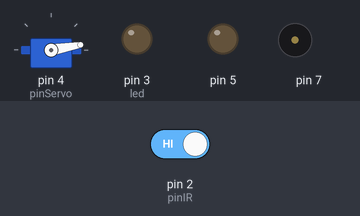
The sketch below on a simulated Arduino Uno, built with avr-gcc and run on an emulated ATmega328P. On the bench: servo, output pins drawn as LEDs (lit = HIGH), buzzer (waves = sounding). The test bench sets the inputs (shaded band); at power-on: pin 2 (pinIR) HIGH.

Above: at 1.2 s.
1.3 s: pin 2 (pinIR) driven LOW
At 2.3 s:
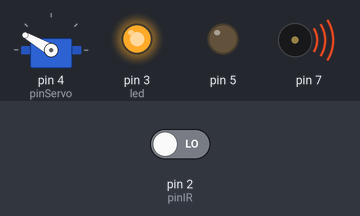
2.9 s: pin 2 (pinIR) driven HIGH
At 3.5 s:
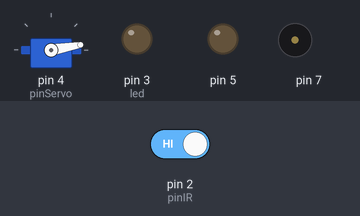
Timing chart, 0 to 5.9 s (numbered marks = the images above; inputs shaded):
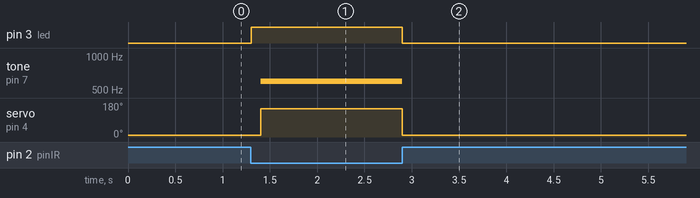

The sketch:

IR_buzzer_servo_led.ino.ino
```cpp
/*
    1.  If an object is detected, turn the
      servo motor 10 degrees
    2.  If there is no object detected,
      turn the servo motor 150 degrees
  */

  #include <Servo.h>
  Servo Serv;

  int pinIR=2;
  int pinServo=4;
  int val=0;
  int led=3;
  int Buzzer=7;


  void setup(){
    Serv.attach(pinServo);
    pinMode(3, OUTPUT);
    pinMode(5, OUTPUT);
    pinMode(7, OUTPUT);
  }

  void loop(){
    val = digitalRead(pinIR);

    if (val ==0){
      digitalWrite(led,HIGH);
      delay(100);
      Serv.write(150);
      tone (7, 600);
      delay(100);
    }
    else
    {
      Serv.write(10);
      noTone(7);
      digitalWrite(led,LOW);
      delay(100);
    }
  }
```

Measured:
- after the input at 1.3 s, pin 3 (led): LOW → HIGH at once; tone on pin 7: silent → 600 Hz after 0.10 s; servo on pin 4 (pinServo): 10° → 150° after 0.10 s
- after the input at 2.9 s, pin 3 (led): HIGH → LOW at once; tone on pin 7: 600 Hz → silent at once; servo on pin 4 (pinServo): 150° → 10° at once
